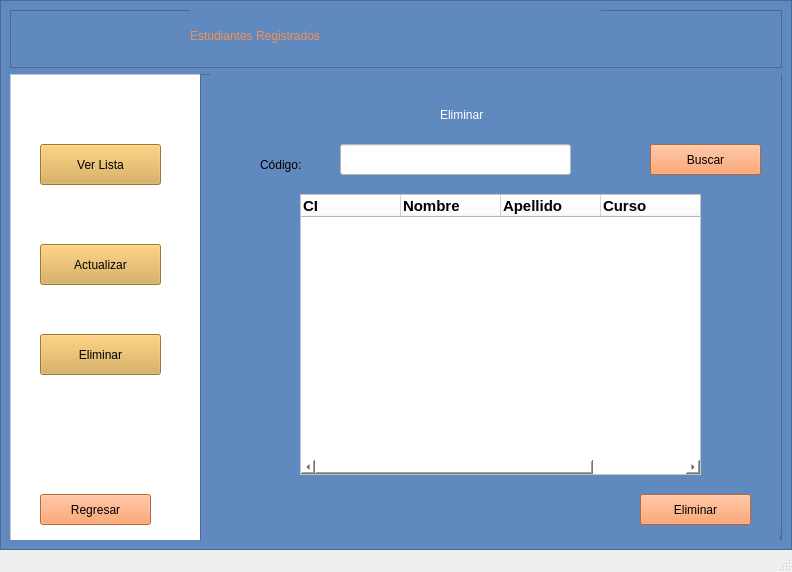
<?xml version="1.0" encoding="UTF-8"?>
<ui version="4.0">
 <class>informe</class>
 <widget class="QMainWindow" name="informe">
  <property name="geometry">
   <rect>
    <x>0</x>
    <y>0</y>
    <width>792</width>
    <height>572</height>
   </rect>
  </property>
  <property name="windowTitle">
   <string>MainWindow</string>
  </property>
  <widget class="QWidget" name="registroEstu">
   <layout class="QVBoxLayout" name="verticalLayout">
    <property name="spacing">
     <number>0</number>
    </property>
    <property name="leftMargin">
     <number>0</number>
    </property>
    <property name="topMargin">
     <number>0</number>
    </property>
    <property name="rightMargin">
     <number>0</number>
    </property>
    <property name="bottomMargin">
     <number>0</number>
    </property>
    <item>
     <widget class="QFrame" name="frame">
      <property name="styleSheet">
       <string notr="true">background-color: rgb(96, 137, 191);</string>
      </property>
      <property name="frameShape">
       <enum>QFrame::StyledPanel</enum>
      </property>
      <property name="frameShadow">
       <enum>QFrame::Raised</enum>
      </property>
      <layout class="QVBoxLayout" name="verticalLayout_2" stretch="1,8">
       <item>
        <widget class="QFrame" name="frame_2">
         <property name="frameShape">
          <enum>QFrame::StyledPanel</enum>
         </property>
         <property name="frameShadow">
          <enum>QFrame::Raised</enum>
         </property>
         <widget class="QLabel" name="label">
          <property name="geometry">
           <rect>
            <x>180</x>
            <y>0</y>
            <width>411</width>
            <height>51</height>
           </rect>
          </property>
          <property name="styleSheet">
           <string notr="true">font: 700 18pt &quot;Segoe UI&quot;;
font: 24pt &quot;Segoe UI&quot;;
font: 700 26pt &quot;Segoe UI&quot;;
color: rgb(242, 144, 87);</string>
          </property>
          <property name="text">
           <string>Estudiantes Registrados</string>
          </property>
         </widget>
        </widget>
       </item>
       <item>
        <widget class="QFrame" name="frame_3">
         <property name="frameShape">
          <enum>QFrame::StyledPanel</enum>
         </property>
         <property name="frameShadow">
          <enum>QFrame::Raised</enum>
         </property>
         <widget class="QFrame" name="opciones">
          <property name="geometry">
           <rect>
            <x>0</x>
            <y>0</y>
            <width>191</width>
            <height>471</height>
           </rect>
          </property>
          <property name="styleSheet">
           <string notr="true">background-color: rgb(255, 255, 255);</string>
          </property>
          <property name="frameShape">
           <enum>QFrame::StyledPanel</enum>
          </property>
          <property name="frameShadow">
           <enum>QFrame::Raised</enum>
          </property>
          <widget class="QPushButton" name="verLista">
           <property name="geometry">
            <rect>
             <x>30</x>
             <y>70</y>
             <width>121</width>
             <height>41</height>
            </rect>
           </property>
           <property name="styleSheet">
            <string notr="true">background-color: rgb(217, 167, 74);
font: 700 14pt &quot;Segoe UI&quot;;
</string>
           </property>
           <property name="text">
            <string>Ver Lista</string>
           </property>
          </widget>
          <widget class="QPushButton" name="actualizar1">
           <property name="geometry">
            <rect>
             <x>30</x>
             <y>170</y>
             <width>121</width>
             <height>41</height>
            </rect>
           </property>
           <property name="styleSheet">
            <string notr="true">background-color: rgb(217, 167, 74);
font: 700 14pt &quot;Segoe UI&quot;;
</string>
           </property>
           <property name="text">
            <string>Actualizar</string>
           </property>
          </widget>
          <widget class="QPushButton" name="eliminar1">
           <property name="geometry">
            <rect>
             <x>30</x>
             <y>260</y>
             <width>121</width>
             <height>41</height>
            </rect>
           </property>
           <property name="styleSheet">
            <string notr="true">background-color: rgb(217, 167, 74);
font: 700 14pt &quot;Segoe UI&quot;;
</string>
           </property>
           <property name="text">
            <string>Eliminar</string>
           </property>
          </widget>
          <widget class="QPushButton" name="Regresarcurso">
           <property name="geometry">
            <rect>
             <x>30</x>
             <y>420</y>
             <width>111</width>
             <height>31</height>
            </rect>
           </property>
           <property name="styleSheet">
            <string notr="true">background-color: rgb(217, 167, 74);
background-color: rgb(255, 142, 76);
font: 700 14pt &quot;Segoe UI&quot;;
</string>
           </property>
           <property name="text">
            <string>Regresar</string>
           </property>
          </widget>
         </widget>
         <widget class="QFrame" name="paginas">
          <property name="geometry">
           <rect>
            <x>190</x>
            <y>0</y>
            <width>581</width>
            <height>471</height>
           </rect>
          </property>
          <property name="frameShape">
           <enum>QFrame::StyledPanel</enum>
          </property>
          <property name="frameShadow">
           <enum>QFrame::Raised</enum>
          </property>
          <widget class="QStackedWidget" name="stackedWidget">
           <property name="geometry">
            <rect>
             <x>10</x>
             <y>0</y>
             <width>571</width>
             <height>461</height>
            </rect>
           </property>
           <property name="currentIndex">
            <number>1</number>
           </property>
           <widget class="QWidget" name="ver">
            <widget class="QPushButton" name="refrescar">
             <property name="geometry">
              <rect>
               <x>470</x>
               <y>430</y>
               <width>81</width>
               <height>31</height>
              </rect>
             </property>
             <property name="styleSheet">
              <string notr="true">background-color: rgb(255, 142, 76);
font: 700 11pt &quot;Segoe UI&quot;;</string>
             </property>
             <property name="text">
              <string>Refrescar</string>
             </property>
            </widget>
            <widget class="QTableWidget" name="notasEstu">
             <property name="geometry">
              <rect>
               <x>80</x>
               <y>50</y>
               <width>391</width>
               <height>361</height>
              </rect>
             </property>
             <property name="styleSheet">
              <string notr="true">background-color: rgb(255, 255, 255);</string>
             </property>
             <property name="verticalScrollBarPolicy">
              <enum>Qt::ScrollBarAsNeeded</enum>
             </property>
             <column>
              <property name="text">
               <string>CI</string>
              </property>
              <property name="font">
               <font>
                <pointsize>11</pointsize>
                <bold>true</bold>
                <stylestrategy>PreferDefault</stylestrategy>
               </font>
              </property>
              <property name="textAlignment">
               <set>AlignJustify|AlignVCenter</set>
              </property>
              <property name="background">
               <color>
                <red>172</red>
                <green>97</green>
                <blue>107</blue>
               </color>
              </property>
              <property name="foreground">
               <brush brushstyle="SolidPattern">
                <color alpha="255">
                 <red>0</red>
                 <green>0</green>
                 <blue>0</blue>
                </color>
               </brush>
              </property>
             </column>
             <column>
              <property name="text">
               <string>Nombre</string>
              </property>
              <property name="font">
               <font>
                <pointsize>11</pointsize>
                <bold>true</bold>
               </font>
              </property>
              <property name="textAlignment">
               <set>AlignJustify|AlignVCenter</set>
              </property>
              <property name="background">
               <color>
                <red>172</red>
                <green>97</green>
                <blue>107</blue>
               </color>
              </property>
             </column>
             <column>
              <property name="text">
               <string>Apellido</string>
              </property>
              <property name="font">
               <font>
                <pointsize>11</pointsize>
                <bold>true</bold>
               </font>
              </property>
              <property name="textAlignment">
               <set>AlignJustify|AlignVCenter</set>
              </property>
              <property name="background">
               <color>
                <red>172</red>
                <green>97</green>
                <blue>107</blue>
               </color>
              </property>
             </column>
             <column>
              <property name="text">
               <string>Curso</string>
              </property>
              <property name="font">
               <font>
                <pointsize>11</pointsize>
                <bold>true</bold>
               </font>
              </property>
              <property name="textAlignment">
               <set>AlignJustify|AlignVCenter</set>
              </property>
              <property name="background">
               <color>
                <red>172</red>
                <green>97</green>
                <blue>107</blue>
               </color>
              </property>
             </column>
            </widget>
            <widget class="QLabel" name="label_2">
             <property name="geometry">
              <rect>
               <x>190</x>
               <y>10</y>
               <width>159</width>
               <height>32</height>
              </rect>
             </property>
             <property name="styleSheet">
              <string notr="true">font: 700 18pt &quot;Segoe UI&quot;;
color: rgb(255, 255, 255);</string>
             </property>
             <property name="text">
              <string>ESTUDIANTES</string>
             </property>
             <property name="alignment">
              <set>Qt::AlignLeading|Qt::AlignLeft|Qt::AlignVCenter</set>
             </property>
            </widget>
           </widget>
           <widget class="QWidget" name="eliminar">
            <widget class="QLabel" name="label_8">
             <property name="geometry">
              <rect>
               <x>230</x>
               <y>30</y>
               <width>121</width>
               <height>21</height>
              </rect>
             </property>
             <property name="styleSheet">
              <string notr="true">font: 700 18pt &quot;Segoe UI&quot;;
color: rgb(255, 255, 255);</string>
             </property>
             <property name="text">
              <string>Eliminar</string>
             </property>
            </widget>
            <widget class="QLabel" name="label_9">
             <property name="geometry">
              <rect>
               <x>50</x>
               <y>80</y>
               <width>81</width>
               <height>21</height>
              </rect>
             </property>
             <property name="styleSheet">
              <string notr="true">font: 700 14pt &quot;Segoe UI&quot;;
font: 700 12pt &quot;Segoe UI&quot;;</string>
             </property>
             <property name="text">
              <string>Código:</string>
             </property>
            </widget>
            <widget class="QLineEdit" name="lineEdit_5">
             <property name="geometry">
              <rect>
               <x>130</x>
               <y>70</y>
               <width>231</width>
               <height>31</height>
              </rect>
             </property>
             <property name="styleSheet">
              <string notr="true">background-color: rgb(255, 255, 255);</string>
             </property>
            </widget>
            <widget class="QPushButton" name="buscar1">
             <property name="geometry">
              <rect>
               <x>440</x>
               <y>70</y>
               <width>111</width>
               <height>31</height>
              </rect>
             </property>
             <property name="styleSheet">
              <string notr="true">background-color: rgb(255, 142, 76);
font: 700 11pt &quot;Segoe UI&quot;;</string>
             </property>
             <property name="text">
              <string>Buscar</string>
             </property>
            </widget>
            <widget class="QPushButton" name="eliminar2">
             <property name="geometry">
              <rect>
               <x>430</x>
               <y>420</y>
               <width>111</width>
               <height>31</height>
              </rect>
             </property>
             <property name="styleSheet">
              <string notr="true">background-color: rgb(255, 142, 76);
font: 700 11pt &quot;Segoe UI&quot;;</string>
             </property>
             <property name="text">
              <string>Eliminar</string>
             </property>
            </widget>
            <widget class="QTableWidget" name="notasEstu_2">
             <property name="geometry">
              <rect>
               <x>90</x>
               <y>120</y>
               <width>401</width>
               <height>281</height>
              </rect>
             </property>
             <property name="styleSheet">
              <string notr="true">background-color: rgb(255, 255, 255);</string>
             </property>
             <property name="verticalScrollBarPolicy">
              <enum>Qt::ScrollBarAsNeeded</enum>
             </property>
             <column>
              <property name="text">
               <string>CI</string>
              </property>
              <property name="font">
               <font>
                <pointsize>11</pointsize>
                <bold>true</bold>
                <stylestrategy>PreferDefault</stylestrategy>
               </font>
              </property>
              <property name="textAlignment">
               <set>AlignJustify|AlignVCenter</set>
              </property>
              <property name="background">
               <color>
                <red>172</red>
                <green>97</green>
                <blue>107</blue>
               </color>
              </property>
              <property name="foreground">
               <brush brushstyle="SolidPattern">
                <color alpha="255">
                 <red>0</red>
                 <green>0</green>
                 <blue>0</blue>
                </color>
               </brush>
              </property>
             </column>
             <column>
              <property name="text">
               <string>Nombre</string>
              </property>
              <property name="font">
               <font>
                <pointsize>11</pointsize>
                <bold>true</bold>
               </font>
              </property>
              <property name="textAlignment">
               <set>AlignJustify|AlignVCenter</set>
              </property>
              <property name="background">
               <color>
                <red>172</red>
                <green>97</green>
                <blue>107</blue>
               </color>
              </property>
             </column>
             <column>
              <property name="text">
               <string>Apellido</string>
              </property>
              <property name="font">
               <font>
                <pointsize>11</pointsize>
                <bold>true</bold>
               </font>
              </property>
              <property name="textAlignment">
               <set>AlignJustify|AlignVCenter</set>
              </property>
              <property name="background">
               <color>
                <red>172</red>
                <green>97</green>
                <blue>107</blue>
               </color>
              </property>
             </column>
             <column>
              <property name="text">
               <string>Curso</string>
              </property>
              <property name="font">
               <font>
                <pointsize>11</pointsize>
                <bold>true</bold>
               </font>
              </property>
              <property name="textAlignment">
               <set>AlignJustify|AlignVCenter</set>
              </property>
              <property name="background">
               <color>
                <red>172</red>
                <green>97</green>
                <blue>107</blue>
               </color>
              </property>
             </column>
            </widget>
           </widget>
           <widget class="QWidget" name="actualizar">
            <widget class="QLabel" name="label_3">
             <property name="geometry">
              <rect>
               <x>140</x>
               <y>20</y>
               <width>201</width>
               <height>41</height>
              </rect>
             </property>
             <property name="styleSheet">
              <string notr="true">color: rgb(255, 255, 255);
font: 700 18pt &quot;Segoe UI&quot;;</string>
             </property>
             <property name="text">
              <string>Actualizar Lista</string>
             </property>
            </widget>
            <widget class="QLineEdit" name="lineEdit">
             <property name="geometry">
              <rect>
               <x>130</x>
               <y>100</y>
               <width>231</width>
               <height>31</height>
              </rect>
             </property>
             <property name="styleSheet">
              <string notr="true">background-color: rgb(255, 255, 255);</string>
             </property>
            </widget>
            <widget class="QLineEdit" name="lineEdit_2">
             <property name="geometry">
              <rect>
               <x>130</x>
               <y>180</y>
               <width>331</width>
               <height>31</height>
              </rect>
             </property>
             <property name="styleSheet">
              <string notr="true">background-color: rgb(255, 255, 255);</string>
             </property>
            </widget>
            <widget class="QLineEdit" name="lineEdit_3">
             <property name="geometry">
              <rect>
               <x>130</x>
               <y>270</y>
               <width>331</width>
               <height>31</height>
              </rect>
             </property>
             <property name="styleSheet">
              <string notr="true">background-color: rgb(255, 255, 255);</string>
             </property>
            </widget>
            <widget class="QLineEdit" name="lineEdit_4">
             <property name="geometry">
              <rect>
               <x>130</x>
               <y>350</y>
               <width>331</width>
               <height>31</height>
              </rect>
             </property>
             <property name="styleSheet">
              <string notr="true">background-color: rgb(255, 255, 255);</string>
             </property>
            </widget>
            <widget class="QLabel" name="label_4">
             <property name="geometry">
              <rect>
               <x>40</x>
               <y>110</y>
               <width>81</width>
               <height>21</height>
              </rect>
             </property>
             <property name="styleSheet">
              <string notr="true">font: 700 14pt &quot;Segoe UI&quot;;
font: 700 12pt &quot;Segoe UI&quot;;</string>
             </property>
             <property name="text">
              <string>Código:</string>
             </property>
            </widget>
            <widget class="QLabel" name="label_5">
             <property name="geometry">
              <rect>
               <x>40</x>
               <y>190</y>
               <width>71</width>
               <height>16</height>
              </rect>
             </property>
             <property name="styleSheet">
              <string notr="true">font: 700 12pt &quot;Segoe UI&quot;;</string>
             </property>
             <property name="text">
              <string>Nombre:</string>
             </property>
            </widget>
            <widget class="QLabel" name="label_6">
             <property name="geometry">
              <rect>
               <x>40</x>
               <y>280</y>
               <width>81</width>
               <height>16</height>
              </rect>
             </property>
             <property name="styleSheet">
              <string notr="true">font: 700 12pt &quot;Segoe UI&quot;;</string>
             </property>
             <property name="text">
              <string>Apellido:</string>
             </property>
            </widget>
            <widget class="QLabel" name="label_7">
             <property name="geometry">
              <rect>
               <x>50</x>
               <y>360</y>
               <width>49</width>
               <height>16</height>
              </rect>
             </property>
             <property name="styleSheet">
              <string notr="true">font: 700 12pt &quot;Segoe UI&quot;;</string>
             </property>
             <property name="text">
              <string>Curso:</string>
             </property>
            </widget>
            <widget class="QPushButton" name="actualizar2">
             <property name="geometry">
              <rect>
               <x>400</x>
               <y>420</y>
               <width>151</width>
               <height>41</height>
              </rect>
             </property>
             <property name="styleSheet">
              <string notr="true">background-color: rgb(255, 142, 76);
font: 700 11pt &quot;Segoe UI&quot;;</string>
             </property>
             <property name="text">
              <string>Actualizar</string>
             </property>
            </widget>
            <widget class="QPushButton" name="buscar3">
             <property name="geometry">
              <rect>
               <x>430</x>
               <y>100</y>
               <width>111</width>
               <height>31</height>
              </rect>
             </property>
             <property name="styleSheet">
              <string notr="true">background-color: rgb(255, 142, 76);
font: 700 11pt &quot;Segoe UI&quot;;</string>
             </property>
             <property name="text">
              <string>Buscar</string>
             </property>
            </widget>
           </widget>
          </widget>
         </widget>
        </widget>
       </item>
      </layout>
     </widget>
    </item>
   </layout>
  </widget>
  <widget class="QStatusBar" name="statusbar"/>
 </widget>
 <resources/>
 <connections/>
</ui>
